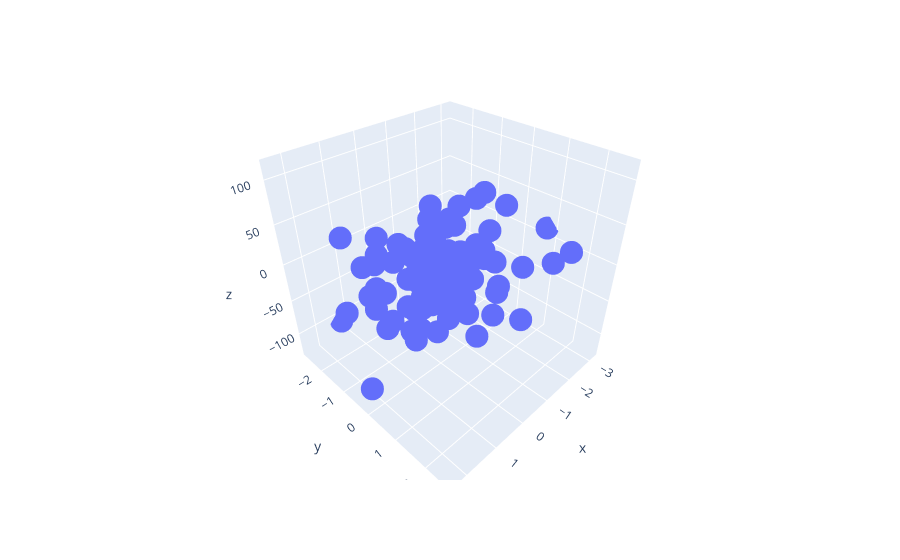

The notebook cell saved with this chart:
### Code cell
px.scatter_3d(x=df["feature1"], y=df["feature2"], z=df["target"])
